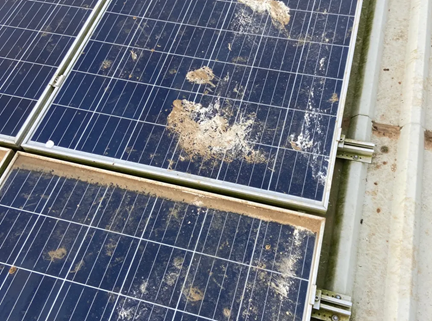
#> input picture Classification_get_data/image_test/img_3.png, 432 x 321 px
$ python GetReg_point.py
#> lines starting #> are read from the running program, lines starting #| are printed output that depends on the picture
'''

    2. 获取矩形框内的像素值 RGB
        进行划分 block size
'''

import cv2
import numpy as np


def extract_pixels(image_path, rectangles, block_size=3):
    # 加载图片
#> called with image_path = 'image_test/img_3.png', block_size = 5
    image = cv2.imread(image_path)
#> image is the input picture: shape (321, 432, 3); mean B, G, R 129.7, 119.4, 115.3

    # 注意：OpenCV读取的图像是BGR格式，需要转换为RGB格式
    image = cv2.cvtColor(image, cv2.COLOR_BGR2RGB)

    pixel_values = []

    for rectangle in rectangles:
        start_xy, end_xy = rectangle
        start_x, start_y = start_xy
        end_x, end_y = end_xy

        # 提取矩形区域内的像素
        region = image[start_y:end_y, start_x:end_x]

        # 将每块区域分割为 block_size x block_size 的小块，对每块取平均值
        shape_y = (region.shape[0] // block_size) * block_size
        shape_x = (region.shape[1] // block_size) * block_size
        region = region[:shape_y, :shape_x]
        region = region.reshape(shape_y // block_size, block_size, shape_x // block_size, block_size, 3).mean(
            axis=(1, 3))

        # 将像素值添加到列表
        pixel_values.extend(region.reshape(-1, 3).tolist())
        # 获取整数而不是浮点数（都可）
        pixel_values = [list(map(int, pixel)) for pixel in pixel_values]
#> this loop made 4 passes
#> pass 1, in extract_pixels, `region = image[start_y:end_y, start_x:end_x]`:
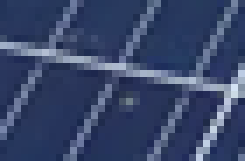
#> region: shape (23, 35, 3) (shown 7 times larger); mean R, G, B 56.6, 70.5, 106
#> pass 1, in extract_pixels, `region = region[:shape_y, :shape_x]`:
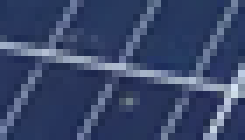
#> region: shape (20, 35, 3) (shown 7 times larger); mean R, G, B 57.6, 71.4, 106.6
#> pass 2, in extract_pixels, `region = image[start_y:end_y, start_x:end_x]`:
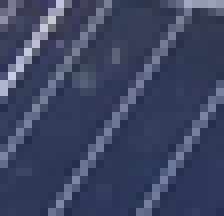
#> region: shape (27, 28, 3) (shown 8 times larger); mean R, G, B 62, 70.1, 98.7
#> pass 2, in extract_pixels, `region = region[:shape_y, :shape_x]`:
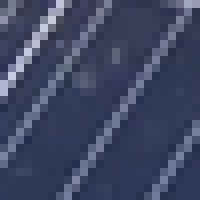
#> region: shape (25, 25, 3) (shown 8 times larger); mean R, G, B 63.2, 71.1, 99.4
#> after the loop, pixel_values = 101 items, first 6: [39, 55, 92], [51, 66, 102], [46, 62, 99], [42, 59, 95], [53, 70, 105], [38, 56, 93]

    return pixel_values


image_path = 'image_test/img_3.png'
rectangles = [[(61, 99), (96, 122)], [(10, 63), (38, 90)], [(75, 81), (105, 100)], [(20, 292), (52, 317)]]
pixels = extract_pixels(image_path, rectangles, 5)
#> pixels has the same summary as pixel_values in extract_pixels
print(len(pixels))
#| 101
print(pixels)
#> (printed output is left out)

'''
测试：
img: 110
    dirty: [[(171, 168), (215, 189)], [(172, 92), (192, 104)], [(329, 166), (385, 195)], [(333, 94), (360, 111)]]
    clean: [[(13, 75), (52, 103)], [(16, 27), (59, 52)], [(66, 104), (94, 119)], [(79, 35), (94, 56)]]

img_1:
    dirty: [[(190, 224), (197, 246)], [(53, 121), (72, 137)], [(247, 199), (261, 214)], [(108, 109), (118, 120)], [(183, 256), (197, 268)]]
    clean: [[(111, 180), (134, 198)], [(99, 254), (126, 274)], [(146, 170), (163, 185)], [(18, 93), (38, 115)]]

img_3:
    dirty: [[(186, 125), (218, 148)], [(265, 4), (288, 15)], [(194, 67), (210, 80)], [(295, 137), (315, 152)], [(278, 253), (297, 271)]]
    clean: [[(61, 99), (96, 122)], [(10, 63), (38, 90)], [(75, 81), (105, 100)], [(20, 292), (52, 317)]]


'''

'''
训练
4.
rectangles = [[(193, 99), (207, 108)], [(137, 142), (150, 153)], [(138, 81), (151, 93)], [(168, 135), (182, 144)]]
3.
rectangles = [[(212, 84), (225, 97)], [(207, 105), (220, 115)], [(59, 111), (67, 121)], [(49, 133), (62, 124)]]
2.
rectangles = [[(119, 64), (132, 74)], [(145, 70), (164, 79)], [(187, 76), (202, 86)], [(215, 81), (231, 88)]]
1.
rectangles = [[(116, 63), (136, 80)], [(209, 77), (229, 92)], [(126, 150), (146, 165)], [(66, 98), (83, 108)]]


'''

$ run again, with Classification_get_data/image_test/img_1.png copied over Classification_get_data/image_test/img_3.png
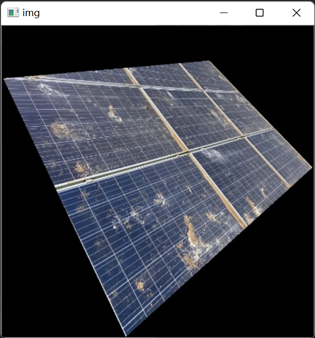
#> input picture Classification_get_data/image_test/img_1.png, 315 x 338 px
#> in extract_pixels, image is the input picture: shape (338, 315, 3); mean B, G, R 71.9, 64.3, 62.2
#> the loop in extract_pixels, `for rectangle in rectangles:` made 4 passes
#> pass 1, in extract_pixels, `region = region[:shape_y, :shape_x]`:
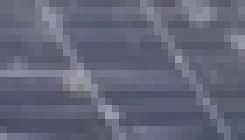
#> region: shape (20, 35, 3) (shown 7 times larger); mean R, G, B 99.9, 101.9, 121.5
#> pass 2, in extract_pixels, `region = region[:shape_y, :shape_x]`:
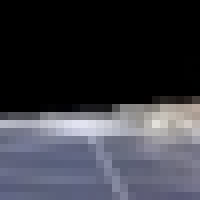
#> region: shape (25, 25, 3) (shown 8 times larger); mean R, G, B 57.2, 58, 65.9
#> after the loop in extract_pixels, `for rectangle in rectangles:`: pixel_values = 101 items, first 6: [104, 105, 124], [121, 122, 142], [95, 99, 120], [98, 100, 120], [110, 110, 127], [115, 117, 130]
#> pixels has the same summary as pixel_values in extract_pixels
#| 101
#> (printed output is left out)

$ run again, with Classification_get_data/image_test/img_2.png copied over Classification_get_data/image_test/img_3.png
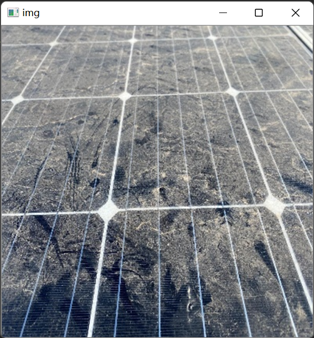
#> input picture Classification_get_data/image_test/img_2.png, 314 x 338 px
#> in extract_pixels, image is the input picture: shape (338, 314, 3); mean B, G, R 138.7, 134.8, 131.9
#> the loop in extract_pixels, `for rectangle in rectangles:` made 4 passes
#> pass 1, in extract_pixels, `region = region[:shape_y, :shape_x]`:
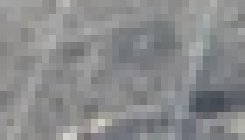
#> region: shape (20, 35, 3) (shown 7 times larger); mean R, G, B 137.8, 138.7, 139.5
#> pass 2, in extract_pixels, `region = region[:shape_y, :shape_x]`:
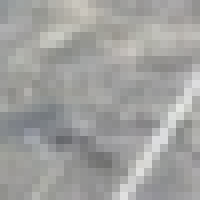
#> region: shape (25, 25, 3) (shown 8 times larger); mean R, G, B 160.4, 160.5, 158.7
#> after the loop in extract_pixels, `for rectangle in rectangles:`: pixel_values = 101 items, first 6: [153, 152, 150], [156, 156, 154], [149, 148, 148], [142, 142, 142], [133, 135, 136], [153, 154, 153]
#> pixels has the same summary as pixel_values in extract_pixels
#| 101
#> (printed output is left out)
